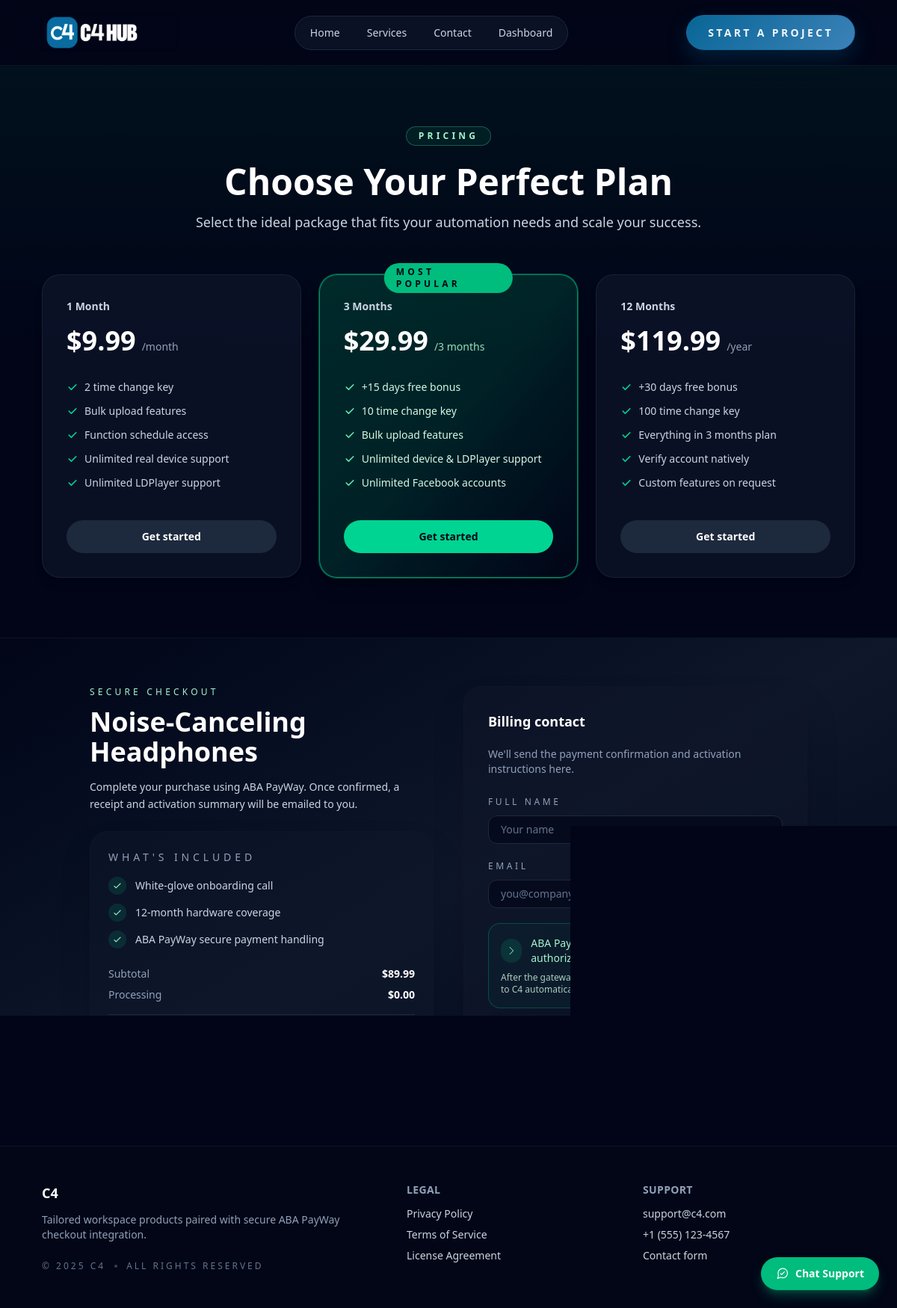
Screenshot of /service/7/order with the database file from the repository.
### app/models.py (models this page shows, shortened)
class Service(db.Model):
    __tablename__ = "services"
    id = db.Column(db.Integer, primary_key=True)
    name = db.Column(db.String(255), nullable=False)
    price = db.Column(db.Numeric(10, 2), nullable=False)
    image = db.Column(db.String(255), nullable=True)
    description = db.Column(db.Text, nullable=True)
    long_description = db.Column(db.Text, nullable=True)
    created_at = db.Column(db.DateTime, default=datetime.utcnow, nullable=False)
    updated_at = db.Column(
        db.DateTime,
        default=datetime.utcnow,
        onupdate=datetime.utcnow,
        nullable=False,
    )
    orders = db.relationship("Order", back_populates="service", lazy="select")

### app/routes.py (the view)
@bp.get("/service/<int:service_id>/order")
def order_service(service_id: int):
    service = data.get_service(service_id)
    if service is None:
        abort(404)
    return render_template(
        "payments.html",
        service=service,
        service_id=service["id"],
        pricing_plans=data.list_pricing_plans(),
    )

### app/data.py (called while the page is built)
def _normalize_static_image_name(name: str | None) -> str | None:
    if not name:
        return None
    sanitized = name.strip().replace(" ", "_")
    canonical = _CANONICAL_IMAGE_LOOKUP.get(sanitized.lower())
    return canonical or sanitized

def _service_to_dict(service: Service) -> dict[str, Any]:
    return {
        "id": service.id,
        "name": service.name,
        "price": float(service.price),
        "image": _normalize_static_image_name(service.image),
        "desc": service.description,
        "long_description": service.long_description,
    }

def get_service(service_id: int) -> dict[str, Any] | None:
    service = Service.query.get(service_id)
    if service is None:
        ensure_seed_data()
        service = Service.query.get(service_id)
    if service is None:
        return None
    return _service_to_dict(service)

### app/templates/payments.html (shortened to what this page needs)
{% extends "base.html" %}
{% set plans = pricing_plans if pricing_plans is defined else [] %}
{% set current_plan_id = service_id if service_id is defined else None %}
{% block content %}
{% if plans %}
<section class="relative border-b border-slate-900/80 bg-slate-950/60">
    <div class="absolute inset-0 -z-10 bg-gradient-to-b from-emerald-900/40 via-slate-950/60 to-slate-950/90"></div>
    <div class="mx-auto w-full max-w-6xl px-4 py-20 sm:px-6 lg:px-8">
        <div class="text-center">
            <span class="inline-flex items-center justify-center rounded-full border border-emerald-300/30 bg-emerald-500/10 px-4 py-1 text-xs font-semibold uppercase tracking-[0.35em] text-emerald-200">
                Pricing
            </span>
            <h1 class="mt-6 text-4xl font-semibold text-white font-display sm:text-5xl">Choose Your Perfect Plan</h1>
            <p class="mt-4 text-base text-slate-300 sm:text-lg">
                Select the ideal package that fits your automation needs and scale your success.
            </p>
        </div>
        <div class="mt-14 grid gap-6 lg:grid-cols-3">
            {% for plan in plans %}
                {% set is_highlight = plan.variant == 'highlight' or (plan.service_id and plan.service_id == current_plan_id) %}
                {% set card_classes = 'relative flex flex-col rounded-3xl border border-emerald-400/60 bg-gradient-to-br from-emerald-700/30 via-emerald-600/20 to-slate-950/90 p-8 shadow-xl ring-1 ring-emerald-400/40' if is_highlight else 'relative flex flex-col rounded-3xl border border-slate-800/70 bg-slate-900/70 p-8 shadow-lg transition hover:border-emerald-400/40' %}
                {% set feature_text_class = 'text-emerald-100' if is_highlight else 'text-slate-300' %}
                {% set icon_class = 'text-emerald-300' if is_highlight else 'text-emerald-400' %}
                {% set price_suffix_class = 'text-emerald-200/90' if is_highlight else 'text-slate-400' %}
                {% set button_classes = 'mt-10 inline-flex items-center justify-center rounded-full bg-emerald-400 px-6 py-3 text-sm font-semibold text-slate-950 transition hover:bg-emerald-300' if is_highlight else 'mt-10 inline-flex items-center justify-center rounded-full bg-slate-800 px-6 py-3 text-sm font-semibold text-white transition hover:bg-slate-700' %}
                {% set plan_href = url_for('main.order_service', service_id=plan.service_id) if plan.service_id else url_for('main.contact') %}
                <article class="{{ card_classes }}">
                    {% if plan.badge %}
                        <span class="absolute -top-4 left-1/2 -translate-x-1/2 rounded-full bg-emerald-500 px-4 py-1 text-xs font-semibold uppercase tracking-[0.35em] text-slate-950">
                            {{ plan.badge }}
                        </span>
                    {% endif %}
                    <div class="text-sm font-semibold text-slate-300">{{ plan.title }}</div>
                    <div class="mt-4 flex items-baseline gap-2">
                        <span class="text-4xl font-semibold text-white">${{ plan.price_display }}</span>
                        <span class="text-sm {{ price_suffix_class }}">{{ plan.price_suffix }}</span>
                    </div>
                    <ul class="mt-8 space-y-3 text-sm {{ feature_text_class }}">
                        {% for feature in plan.features %}
                            <li class="flex items-center gap-2">
                                <svg class="h-4 w-4 {{ icon_class }}" xmlns="http://www.w3.org/2000/svg" fill="currentColor" viewBox="0 0 20 20"><path fill-rule="evenodd" d="M16.707 5.293a1 1 0 00-1.414 0L8 12.586 4.707 9.293a1 1 0 10-1.414 1.414l4 4a1 1 0 001.414 0l8-8a1 1 0 000-1.414z" clip-rule="evenodd"/></svg>
                                {{ feature }}
                            </li>
                        {% endfor %}
                    </ul>
                    <button type="button"
                            class="{{ button_classes }}"
                            data-plan-open
                            data-plan-title="{{ plan.title }}"
                            data-plan-price="{{ plan.price_display }}"
                            data-plan-service-id="{{ plan.service_id if plan.service_id is not none else '' }}"
                            data-plan-href="{{ plan_href }}">
                        Get started
                    </button>
                </article>
            {% endfor %}
        </div>
    </div>
</section>
{% endif %}
<section class="relative isolate overflow-hidden">
    <div class="absolute inset-0 -z-10 bg-gradient-to-br from-slate-950 via-slate-900 to-slate-950"></div>
    <div class="mx-auto flex w-full max-w-5xl flex-col gap-10 px-4 py-16 sm:px-6 lg:flex-row lg:px-8">
        <div class="flex-1 space-y-6">
            <header>
                <p class="text-xs uppercase tracking-[0.35em] text-emerald-200">Secure checkout</p>
                <h2 class="mt-3 text-4xl font-semibold text-white font-display">{{ service.name }}</h2>
                <p class="mt-4 text-sm leading-relaxed text-slate-300">
                    Complete your purchase using ABA PayWay. Once confirmed, a receipt and activation summary will be emailed to you.
                </p>
            </header>
            <div class="rounded-3xl border border-slate-900/80 bg-slate-900/50 p-6 shadow-2xl">
                <h3 class="text-sm uppercase tracking-[0.35em] text-slate-400">What's included</h3>
                <ul class="mt-4 space-y-3 text-sm text-slate-300">
                    <li class="flex items-center gap-3">
                        <span class="inline-flex h-6 w-6 items-center justify-center rounded-full bg-emerald-500/15 text-emerald-200">
                            <svg xmlns="http://www.w3.org/2000/svg" class="h-3.5 w-3.5" fill="none" viewBox="0 0 24 24" stroke="currentColor">
                                <path stroke-linecap="round" stroke-linejoin="round" stroke-width="2" d="M5 13l4 4L19 7" />
                            </svg>
                        </span>
                        White-glove onboarding call
                    </li>
                    <li class="flex items-center gap-3">
                        <span class="inline-flex h-6 w-6 items-center justify-center rounded-full bg-emerald-500/15 text-emerald-200">
                            <svg xmlns="http://www.w3.org/2000/svg" class="h-3.5 w-3.5" fill="none" viewBox="0 0 24 24" stroke="currentColor">
                                <path stroke-linecap="round" stroke-linejoin="round" stroke-width="2" d="M5 13l4 4L19 7" />
                            </svg>
                        </span>
                        12-month hardware coverage
                    </li>
                    <li class="flex items-center gap-3">
                        <span class="inline-flex h-6 w-6 items-center justify-center rounded-full bg-emerald-500/15 text-emerald-200">
                            <svg xmlns="http://www.w3.org/2000/svg" class="h-3.5 w-3.5" fill="none" viewBox="0 0 24 24" stroke="currentColor">
                                <path stroke-linecap="round" stroke-linejoin="round" stroke-width="2" d="M5 13l4 4L19 7" />
                            </svg>
                        </span>
                        ABA PayWay secure payment handling
                    </li>
                </ul>
                <dl class="mt-6 flex items-center justify-between text-sm">
                    <dt class="text-slate-400">Subtotal</dt>
                    <dd class="font-semibold text-white">${{ "%.2f"|format(service.price) }}</dd>
                </dl>
                <dl class="mt-2 flex items-center justify-between text-sm">
                    <dt class="text-slate-400">Processing</dt>
                    <dd class="font-semibold text-white">$0.00</dd>
                </dl>
                <dl class="mt-4 flex items-center justify-between border-t border-slate-800 pt-4 text-sm">
                    <dt class="font-semibold text-slate-300">Total due today</dt>
                    <dd class="text-xl font-semibold text-emerald-300">${{ "%.2f"|format(service.price) }}</dd>
                </dl>
            </div>
        </div>
        <div class="flex-1">
            <form id="checkout-form" class="space-y-5 rounded-3xl border border-slate-900/80 bg-slate-900/60 p-8 shadow-2xl">
                <h3 class="text-lg font-semibold text-white">Billing contact</h3>
                <p class="text-sm text-slate-400">We'll send the payment confirmation and activation instructions here.</p>
                <div class="grid gap-4 sm:grid-cols-2">
                    <div class="sm:col-span-2">
                        <label for="fullName" class="text-xs uppercase tracking-[0.3em] text-slate-400">Full Name</label>
                        <input id="fullName" name="fullName" type="text" required placeholder="Your name"
                               class="mt-2 w-full rounded-xl border border-slate-800 bg-slate-950/70 px-4 py-2 text-sm text-white placeholder-slate-500 focus:border-emerald-400 focus:outline-none focus:ring-2 focus:ring-emerald-500/40">
                    </div>
                    <div>
                        <label for="email" class="text-xs uppercase tracking-[0.3em] text-slate-400">Email</label>
                        <input id="email" name="email" type="email" required placeholder="you@company.com"
                               class="mt-2 w-full rounded-xl border border-slate-800 bg-slate-950/70 px-4 py-2 text-sm text-white placeholder-slate-500 focus:border-emerald-400 focus:outline-none focus:ring-2 focus:ring-emerald-500/40">
                    </div>
                    <div>
                        <label for="phone" class="text-xs uppercase tracking-[0.3em] text-slate-400">Phone</label>
                        <input id="phone" name="phone" type="tel" placeholder="+855 xxx xxx xxx"
                               class="mt-2 w-full rounded-xl border border-slate-800 bg-slate-950/70 px-4 py-2 text-sm text-white placeholder-slate-500 focus:border-emerald-400 focus:outline-none focus:ring-2 focus:ring-emerald-500/40">
                    </div>
                </div>
                <div class="space-y-2 rounded-2xl border border-emerald-500/30 bg-emerald-500/5 p-4 text-sm text-emerald-200">
                    <div class="flex items-center gap-3">
                        <span class="inline-flex h-8 w-8 items-center justify-center rounded-full bg-emerald-500/15 text-emerald-200">
                            <svg xmlns="http://www.w3.org/2000/svg" class="h-4 w-4" fill="none" viewBox="0 0 24 24" stroke="currentColor">
                                <path stroke-linecap="round" stroke-linejoin="round" stroke-width="1.5" d="M9 5l7 7-7 7"/>
                            </svg>
                        </span>
                        ABA PayWay launches in a secure tab for authorization.
                    </div>
                    <p class="text-xs text-emerald-100/80">
                        After the gateway confirms payment, you'll be redirected back to C4 automatically.
                    </p>
                </div>
                <button type="submit" class="btn-primary w-full">
                </button>
            </form>
        </div>
    </div>
</section>
{% endblock %}

### rows the page displays
Service: title "1 Month", price_display "9.99", price_suffix "/month", features "2 time change key" "Bulk upload features" "Function schedule access" "Unlimited real device support" "Unlimited LDPlayer support"
Service: badge "MOST POPULAR", title "3 Months", price_display "29.99", price_suffix "/3 months", features "+15 days free bonus" "10 time change key" "Bulk upload features" "Unlimited device & LDPlayer support" "Unlimited Facebook accounts"
Service: title "12 Months", price_display "119.99", price_suffix "/year", features "+30 days free bonus" "100 time change key" "Everything in 3 months plan" "Verify account natively" "Custom features on request"
Service: name "Noise-Canceling Headphones"

### other values shown
{{ "%.2f"|format(service.price) }} "89.99"
